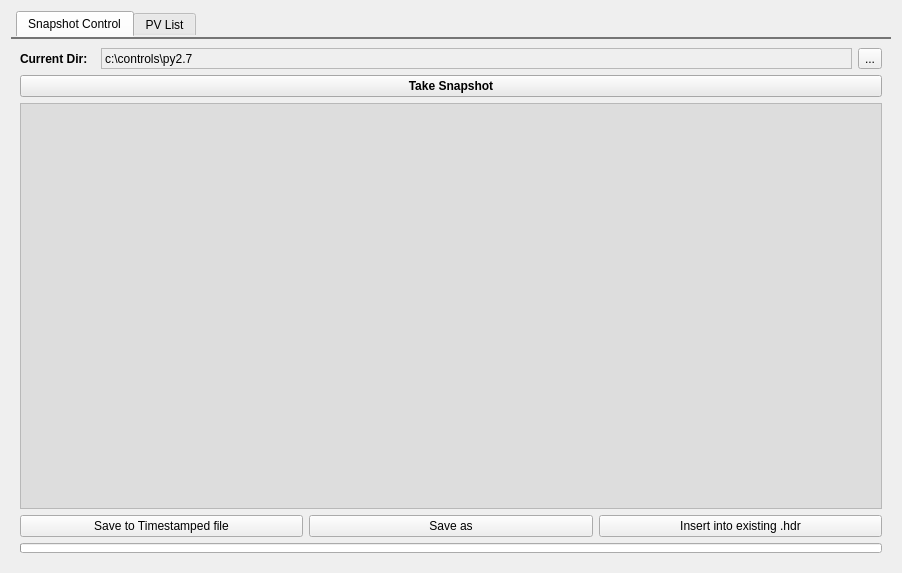
<?xml version="1.0" encoding="UTF-8"?>
<ui version="4.0">
 <class>Form</class>
 <widget class="QWidget" name="Form">
  <property name="geometry">
   <rect>
    <x>0</x>
    <y>0</y>
    <width>902</width>
    <height>573</height>
   </rect>
  </property>
  <property name="minimumSize">
   <size>
    <width>657</width>
    <height>448</height>
   </size>
  </property>
  <property name="windowTitle">
   <string>SM PV Snapshot Tool</string>
  </property>
  <property name="windowIcon">
   <iconset>
    <normaloff>../../../../../icons/Everaldo-Crystal-Clear-App-snapshot.ico</normaloff>../../../../../icons/Everaldo-Crystal-Clear-App-snapshot.ico</iconset>
  </property>
  <layout class="QVBoxLayout" name="verticalLayout_3">
   <item>
    <widget class="QTabWidget" name="tabWidget">
     <property name="palette">
      <palette>
       <active>
        <colorrole role="Base">
         <brush brushstyle="SolidPattern">
          <color alpha="255">
           <red>212</red>
           <green>212</green>
           <blue>212</blue>
          </color>
         </brush>
        </colorrole>
        <colorrole role="NoRole">
         <brush brushstyle="SolidPattern">
          <color alpha="255">
           <red>217</red>
           <green>217</green>
           <blue>217</blue>
          </color>
         </brush>
        </colorrole>
       </active>
       <inactive>
        <colorrole role="Base">
         <brush brushstyle="SolidPattern">
          <color alpha="255">
           <red>212</red>
           <green>212</green>
           <blue>212</blue>
          </color>
         </brush>
        </colorrole>
        <colorrole role="NoRole">
         <brush brushstyle="SolidPattern">
          <color alpha="255">
           <red>217</red>
           <green>217</green>
           <blue>217</blue>
          </color>
         </brush>
        </colorrole>
       </inactive>
       <disabled>
        <colorrole role="Base">
         <brush brushstyle="SolidPattern">
          <color alpha="255">
           <red>240</red>
           <green>240</green>
           <blue>240</blue>
          </color>
         </brush>
        </colorrole>
        <colorrole role="NoRole">
         <brush brushstyle="SolidPattern">
          <color alpha="255">
           <red>217</red>
           <green>217</green>
           <blue>217</blue>
          </color>
         </brush>
        </colorrole>
       </disabled>
      </palette>
     </property>
     <property name="styleSheet">
      <string notr="true">QMainWindow::separator 
{ 
  background-color: rgb(220, 0, 0);
  height: 4px;
}

/* The tab widget frame */
        
QTabWidget::pane { 
    /* border-top: 2px solid #C2C7CB;*/
    border-color:rgb(88, 88, 88);
	border-top: 2px solid rgb(117, 117, 117);
 }


/* move to the right by 5px */

 QTabWidget::tab-bar {
     left: 5px; 
 }</string>
     </property>
     <property name="currentIndex">
      <number>0</number>
     </property>
     <widget class="QWidget" name="tab">
      <attribute name="title">
       <string>Snapshot Control</string>
      </attribute>
      <layout class="QVBoxLayout" name="verticalLayout">
       <item>
        <layout class="QHBoxLayout" name="horizontalLayout_3">
         <item>
          <widget class="QLabel" name="label_3">
           <property name="maximumSize">
            <size>
             <width>75</width>
             <height>16777215</height>
            </size>
           </property>
           <property name="font">
            <font>
             <weight>75</weight>
             <bold>true</bold>
            </font>
           </property>
           <property name="text">
            <string>Current Dir:</string>
           </property>
          </widget>
         </item>
         <item>
          <widget class="QLabel" name="dirLbl">
           <property name="minimumSize">
            <size>
             <width>500</width>
             <height>0</height>
            </size>
           </property>
           <property name="frameShape">
            <enum>QFrame::StyledPanel</enum>
           </property>
           <property name="text">
            <string>c:\controls\py2.7</string>
           </property>
          </widget>
         </item>
         <item>
          <widget class="QToolButton" name="chooseDirBtn">
           <property name="text">
            <string>...</string>
           </property>
          </widget>
         </item>
        </layout>
       </item>
       <item>
        <widget class="QPushButton" name="snapShotBtn">
         <property name="palette">
          <palette>
           <active>
            <colorrole role="WindowText">
             <brush brushstyle="SolidPattern">
              <color alpha="255">
               <red>0</red>
               <green>0</green>
               <blue>0</blue>
              </color>
             </brush>
            </colorrole>
            <colorrole role="Button">
             <brush brushstyle="SolidPattern">
              <color alpha="255">
               <red>234</red>
               <green>234</green>
               <blue>234</blue>
              </color>
             </brush>
            </colorrole>
            <colorrole role="Light">
             <brush brushstyle="SolidPattern">
              <color alpha="255">
               <red>255</red>
               <green>255</green>
               <blue>255</blue>
              </color>
             </brush>
            </colorrole>
            <colorrole role="Midlight">
             <brush brushstyle="SolidPattern">
              <color alpha="255">
               <red>244</red>
               <green>244</green>
               <blue>244</blue>
              </color>
             </brush>
            </colorrole>
            <colorrole role="Dark">
             <brush brushstyle="SolidPattern">
              <color alpha="255">
               <red>117</red>
               <green>117</green>
               <blue>117</blue>
              </color>
             </brush>
            </colorrole>
            <colorrole role="Mid">
             <brush brushstyle="SolidPattern">
              <color alpha="255">
               <red>156</red>
               <green>156</green>
               <blue>156</blue>
              </color>
             </brush>
            </colorrole>
            <colorrole role="Text">
             <brush brushstyle="SolidPattern">
              <color alpha="255">
               <red>0</red>
               <green>0</green>
               <blue>0</blue>
              </color>
             </brush>
            </colorrole>
            <colorrole role="BrightText">
             <brush brushstyle="SolidPattern">
              <color alpha="255">
               <red>255</red>
               <green>255</green>
               <blue>255</blue>
              </color>
             </brush>
            </colorrole>
            <colorrole role="ButtonText">
             <brush brushstyle="SolidPattern">
              <color alpha="255">
               <red>0</red>
               <green>0</green>
               <blue>0</blue>
              </color>
             </brush>
            </colorrole>
            <colorrole role="Base">
             <brush brushstyle="SolidPattern">
              <color alpha="255">
               <red>255</red>
               <green>255</green>
               <blue>255</blue>
              </color>
             </brush>
            </colorrole>
            <colorrole role="Window">
             <brush brushstyle="SolidPattern">
              <color alpha="255">
               <red>234</red>
               <green>234</green>
               <blue>234</blue>
              </color>
             </brush>
            </colorrole>
            <colorrole role="Shadow">
             <brush brushstyle="SolidPattern">
              <color alpha="255">
               <red>0</red>
               <green>0</green>
               <blue>0</blue>
              </color>
             </brush>
            </colorrole>
            <colorrole role="AlternateBase">
             <brush brushstyle="SolidPattern">
              <color alpha="255">
               <red>244</red>
               <green>244</green>
               <blue>244</blue>
              </color>
             </brush>
            </colorrole>
            <colorrole role="ToolTipBase">
             <brush brushstyle="SolidPattern">
              <color alpha="255">
               <red>255</red>
               <green>255</green>
               <blue>220</blue>
              </color>
             </brush>
            </colorrole>
            <colorrole role="ToolTipText">
             <brush brushstyle="SolidPattern">
              <color alpha="255">
               <red>0</red>
               <green>0</green>
               <blue>0</blue>
              </color>
             </brush>
            </colorrole>
           </active>
           <inactive>
            <colorrole role="WindowText">
             <brush brushstyle="SolidPattern">
              <color alpha="255">
               <red>0</red>
               <green>0</green>
               <blue>0</blue>
              </color>
             </brush>
            </colorrole>
            <colorrole role="Button">
             <brush brushstyle="SolidPattern">
              <color alpha="255">
               <red>234</red>
               <green>234</green>
               <blue>234</blue>
              </color>
             </brush>
            </colorrole>
            <colorrole role="Light">
             <brush brushstyle="SolidPattern">
              <color alpha="255">
               <red>255</red>
               <green>255</green>
               <blue>255</blue>
              </color>
             </brush>
            </colorrole>
            <colorrole role="Midlight">
             <brush brushstyle="SolidPattern">
              <color alpha="255">
               <red>244</red>
               <green>244</green>
               <blue>244</blue>
              </color>
             </brush>
            </colorrole>
            <colorrole role="Dark">
             <brush brushstyle="SolidPattern">
              <color alpha="255">
               <red>117</red>
               <green>117</green>
               <blue>117</blue>
              </color>
             </brush>
            </colorrole>
            <colorrole role="Mid">
             <brush brushstyle="SolidPattern">
              <color alpha="255">
               <red>156</red>
               <green>156</green>
               <blue>156</blue>
              </color>
             </brush>
            </colorrole>
            <colorrole role="Text">
             <brush brushstyle="SolidPattern">
              <color alpha="255">
               <red>0</red>
               <green>0</green>
               <blue>0</blue>
              </color>
             </brush>
            </colorrole>
            <colorrole role="BrightText">
             <brush brushstyle="SolidPattern">
              <color alpha="255">
               <red>255</red>
               <green>255</green>
               <blue>255</blue>
              </color>
             </brush>
            </colorrole>
            <colorrole role="ButtonText">
             <brush brushstyle="SolidPattern">
              <color alpha="255">
               <red>0</red>
               <green>0</green>
               <blue>0</blue>
              </color>
             </brush>
            </colorrole>
            <colorrole role="Base">
             <brush brushstyle="SolidPattern">
              <color alpha="255">
               <red>255</red>
               <green>255</green>
               <blue>255</blue>
              </color>
             </brush>
            </colorrole>
            <colorrole role="Window">
             <brush brushstyle="SolidPattern">
              <color alpha="255">
               <red>234</red>
               <green>234</green>
               <blue>234</blue>
              </color>
             </brush>
            </colorrole>
            <colorrole role="Shadow">
             <brush brushstyle="SolidPattern">
              <color alpha="255">
               <red>0</red>
               <green>0</green>
               <blue>0</blue>
              </color>
             </brush>
            </colorrole>
            <colorrole role="AlternateBase">
             <brush brushstyle="SolidPattern">
              <color alpha="255">
               <red>244</red>
               <green>244</green>
               <blue>244</blue>
              </color>
             </brush>
            </colorrole>
            <colorrole role="ToolTipBase">
             <brush brushstyle="SolidPattern">
              <color alpha="255">
               <red>255</red>
               <green>255</green>
               <blue>220</blue>
              </color>
             </brush>
            </colorrole>
            <colorrole role="ToolTipText">
             <brush brushstyle="SolidPattern">
              <color alpha="255">
               <red>0</red>
               <green>0</green>
               <blue>0</blue>
              </color>
             </brush>
            </colorrole>
           </inactive>
           <disabled>
            <colorrole role="WindowText">
             <brush brushstyle="SolidPattern">
              <color alpha="255">
               <red>117</red>
               <green>117</green>
               <blue>117</blue>
              </color>
             </brush>
            </colorrole>
            <colorrole role="Button">
             <brush brushstyle="SolidPattern">
              <color alpha="255">
               <red>234</red>
               <green>234</green>
               <blue>234</blue>
              </color>
             </brush>
            </colorrole>
            <colorrole role="Light">
             <brush brushstyle="SolidPattern">
              <color alpha="255">
               <red>255</red>
               <green>255</green>
               <blue>255</blue>
              </color>
             </brush>
            </colorrole>
            <colorrole role="Midlight">
             <brush brushstyle="SolidPattern">
              <color alpha="255">
               <red>244</red>
               <green>244</green>
               <blue>244</blue>
              </color>
             </brush>
            </colorrole>
            <colorrole role="Dark">
             <brush brushstyle="SolidPattern">
              <color alpha="255">
               <red>117</red>
               <green>117</green>
               <blue>117</blue>
              </color>
             </brush>
            </colorrole>
            <colorrole role="Mid">
             <brush brushstyle="SolidPattern">
              <color alpha="255">
               <red>156</red>
               <green>156</green>
               <blue>156</blue>
              </color>
             </brush>
            </colorrole>
            <colorrole role="Text">
             <brush brushstyle="SolidPattern">
              <color alpha="255">
               <red>117</red>
               <green>117</green>
               <blue>117</blue>
              </color>
             </brush>
            </colorrole>
            <colorrole role="BrightText">
             <brush brushstyle="SolidPattern">
              <color alpha="255">
               <red>255</red>
               <green>255</green>
               <blue>255</blue>
              </color>
             </brush>
            </colorrole>
            <colorrole role="ButtonText">
             <brush brushstyle="SolidPattern">
              <color alpha="255">
               <red>117</red>
               <green>117</green>
               <blue>117</blue>
              </color>
             </brush>
            </colorrole>
            <colorrole role="Base">
             <brush brushstyle="SolidPattern">
              <color alpha="255">
               <red>234</red>
               <green>234</green>
               <blue>234</blue>
              </color>
             </brush>
            </colorrole>
            <colorrole role="Window">
             <brush brushstyle="SolidPattern">
              <color alpha="255">
               <red>234</red>
               <green>234</green>
               <blue>234</blue>
              </color>
             </brush>
            </colorrole>
            <colorrole role="Shadow">
             <brush brushstyle="SolidPattern">
              <color alpha="255">
               <red>0</red>
               <green>0</green>
               <blue>0</blue>
              </color>
             </brush>
            </colorrole>
            <colorrole role="AlternateBase">
             <brush brushstyle="SolidPattern">
              <color alpha="255">
               <red>234</red>
               <green>234</green>
               <blue>234</blue>
              </color>
             </brush>
            </colorrole>
            <colorrole role="ToolTipBase">
             <brush brushstyle="SolidPattern">
              <color alpha="255">
               <red>255</red>
               <green>255</green>
               <blue>220</blue>
              </color>
             </brush>
            </colorrole>
            <colorrole role="ToolTipText">
             <brush brushstyle="SolidPattern">
              <color alpha="255">
               <red>0</red>
               <green>0</green>
               <blue>0</blue>
              </color>
             </brush>
            </colorrole>
           </disabled>
          </palette>
         </property>
         <property name="font">
          <font>
           <weight>75</weight>
           <bold>true</bold>
          </font>
         </property>
         <property name="text">
          <string>Take Snapshot</string>
         </property>
        </widget>
       </item>
       <item>
        <widget class="QListWidget" name="dataListWidget">
         <property name="palette">
          <palette>
           <active>
            <colorrole role="Base">
             <brush brushstyle="SolidPattern">
              <color alpha="255">
               <red>221</red>
               <green>221</green>
               <blue>221</blue>
              </color>
             </brush>
            </colorrole>
           </active>
           <inactive>
            <colorrole role="Base">
             <brush brushstyle="SolidPattern">
              <color alpha="255">
               <red>221</red>
               <green>221</green>
               <blue>221</blue>
              </color>
             </brush>
            </colorrole>
           </inactive>
           <disabled>
            <colorrole role="Base">
             <brush brushstyle="SolidPattern">
              <color alpha="255">
               <red>240</red>
               <green>240</green>
               <blue>240</blue>
              </color>
             </brush>
            </colorrole>
           </disabled>
          </palette>
         </property>
         <property name="editTriggers">
          <set>QAbstractItemView::NoEditTriggers</set>
         </property>
         <property name="showDropIndicator" stdset="0">
          <bool>false</bool>
         </property>
         <property name="alternatingRowColors">
          <bool>true</bool>
         </property>
         <property name="selectionMode">
          <enum>QAbstractItemView::NoSelection</enum>
         </property>
        </widget>
       </item>
       <item>
        <layout class="QHBoxLayout" name="horizontalLayout_2">
         <item>
          <widget class="QPushButton" name="tstampBtn">
           <property name="font">
            <font>
             <weight>50</weight>
             <bold>false</bold>
            </font>
           </property>
           <property name="text">
            <string>Save to Timestamped file</string>
           </property>
          </widget>
         </item>
         <item>
          <widget class="QPushButton" name="saveToFileBtn">
           <property name="minimumSize">
            <size>
             <width>140</width>
             <height>0</height>
            </size>
           </property>
           <property name="text">
            <string>Save as</string>
           </property>
          </widget>
         </item>
         <item>
          <widget class="QPushButton" name="insertToFileBtn">
           <property name="minimumSize">
            <size>
             <width>140</width>
             <height>0</height>
            </size>
           </property>
           <property name="text">
            <string>Insert into existing .hdr</string>
           </property>
          </widget>
         </item>
        </layout>
       </item>
       <item>
        <layout class="QHBoxLayout" name="horizontalLayout">
         <item>
          <widget class="QProgressBar" name="progressBar">
           <property name="maximumSize">
            <size>
             <width>16777215</width>
             <height>10</height>
            </size>
           </property>
           <property name="value">
            <number>0</number>
           </property>
           <property name="textVisible">
            <bool>false</bool>
           </property>
          </widget>
         </item>
        </layout>
       </item>
      </layout>
     </widget>
     <widget class="QWidget" name="tab_2">
      <attribute name="title">
       <string>PV List</string>
      </attribute>
      <layout class="QVBoxLayout" name="verticalLayout_2">
       <item>
        <widget class="QTableWidget" name="pvtableWidget">
         <property name="font">
          <font>
           <pointsize>8</pointsize>
          </font>
         </property>
         <property name="toolTip">
          <string>To edit or add double click in field and edit, press Update when done</string>
         </property>
         <property name="alternatingRowColors">
          <bool>true</bool>
         </property>
         <attribute name="horizontalHeaderStretchLastSection">
          <bool>true</bool>
         </attribute>
         <column>
          <property name="text">
           <string>Description</string>
          </property>
         </column>
         <column>
          <property name="text">
           <string>PV Name</string>
          </property>
         </column>
        </widget>
       </item>
       <item>
        <widget class="QPushButton" name="updateBtn">
         <property name="font">
          <font>
           <weight>75</weight>
           <bold>true</bold>
          </font>
         </property>
         <property name="text">
          <string>Update</string>
         </property>
        </widget>
       </item>
      </layout>
     </widget>
    </widget>
   </item>
  </layout>
 </widget>
 <resources/>
 <connections/>
</ui>
